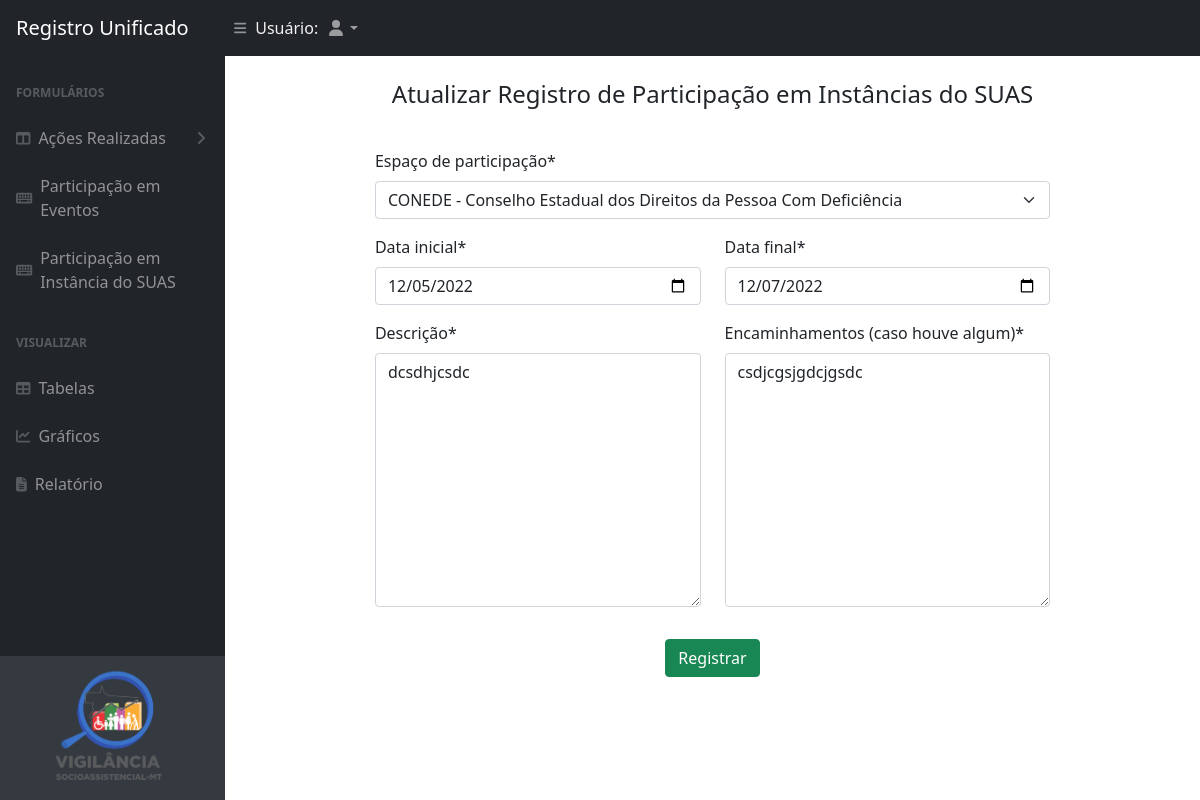
The page /users/atualizar-tabela-intersetoriais/4 on the database its author committed.
### app/models.py (models this page shows)
class TableIntersetModel(models.Model):
    user = models.ForeignKey(User, on_delete=models.CASCADE)
    espaco_participacao = models.CharField( max_length=150, choices=LISTA_ESPACO_PARTICIPACAO, default= '')
    data_inicial = models.DateField('Data Inicial')
    data_final = models.DateField('Data Final')
    descricao = models.TextField('Descrição', max_length=1000,null=False, default='')
    encaminhamentos = models.TextField('Encaminhamentos', max_length=1000,null=True, default='')

### app/views.py (the view)
# urls.py: path('atualizar-tabela-intersetoriais/<id>', view=INTERSET.updateInterset, name="updateInterset"),
    def updateInterset(request, id):
        context = {}
        get_object_model = get_object_or_404(TableIntersetModel, id=id)
        form = TableIntersetForm(request.POST or None, instance=get_object_model)
        if form.is_valid():
            form.save()
            return redirect('/users/tabelas')
        context = {'form_table_interset':form}
        return render(request, 'app/tables/tableInterset/tableIntersetUpdate.html', context=context)

### app/forms.py
class TableIntersetForm(ModelForm):
    class Meta:
        model = TableIntersetModel
        fields = ['espaco_participacao','data_inicial','data_final','descricao','encaminhamentos']
        labels ={
            'espaco_participacao':'Espaço de participação',
            'data_inicial':'Data inicial',
            'data_final':'Data final',
            'descricao':'Descrição',
            'encaminhamentos':'Encaminhamentos (caso houve algum)'
        }
        widgets = {
            'data_inicial': forms.DateInput(attrs={'type':'date'}),
            'data_final': forms.DateInput(attrs={'type':'date'})
        }

### templates/app/tables/tableInterset/tableIntersetUpdate.html (shortened to what this page needs)
{% extends 'app/index.html' %}
{% load crispy_forms_tags %}
{% load static %}
{% block content %}
<div class="container w-75 mb-3">
  <div class="row mx-auto">
    <h4 class="font-weight-bold text-center mt-4 mb-4 center" >Atualizar Registro de Participação em Instâncias do SUAS</h4>
    <div class="card-body">
      <form method="post" >
            <div class="row">
              <div class="col-md-12">
                  {{form_table_interset.espaco_participacao|as_crispy_field}}
              </div>
              <div class="col-md-6">
                {{form_table_interset.data_inicial|as_crispy_field}}
            </div>
              <div class="col-md-6">
                  {{ form_table_interset.data_final|as_crispy_field}}
              </div>
              <div class="col-md-6">
                  {{ form_table_interset.descricao|as_crispy_field}}
              </div>
              <div class="col-md-6">
                  {{ form_table_interset.encaminhamentos|as_crispy_field}}
              </div>
            <div class="container">
                <div class="row md-4">
                    <div class="col text-center mt-3">
                        <button type="submit" class="btn btn-success btn-md text-center">Registrar</button>
                    </div>
                </div>
              </div>
      </form>
    </div>
  </div>
</div>
{% endblock %}

### rows shown on the page
TableIntersetModel: espaco_participacao "CONEDE - Conselho Estadual dos Direitos da Pessoa Com Deficiência", data_inicial "12/05/2022", data_final "12/07/2022", descricao "dcsdhjcsdc", encaminhamentos "csdjcgsjgdcjgsdc"
